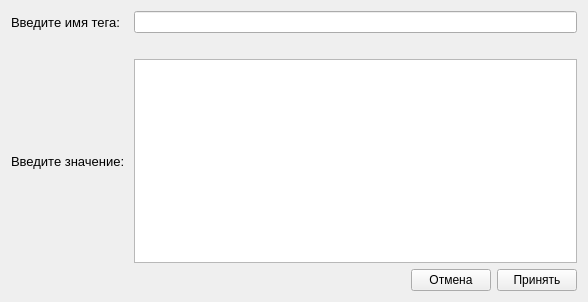
<?xml version="1.0" encoding="UTF-8"?>
<ui version="4.0">
 <class>Form_newAtr</class>
 <widget class="QWidget" name="Form_newAtr">
  <property name="geometry">
   <rect>
    <x>0</x>
    <y>0</y>
    <width>588</width>
    <height>302</height>
   </rect>
  </property>
  <property name="minimumSize">
   <size>
    <width>518</width>
    <height>173</height>
   </size>
  </property>
  <property name="maximumSize">
   <size>
    <width>588</width>
    <height>302</height>
   </size>
  </property>
  <property name="windowTitle">
   <string>Form</string>
  </property>
  <layout class="QVBoxLayout" name="verticalLayout">
   <item>
    <layout class="QGridLayout" name="gridLayout">
     <item row="0" column="0">
      <widget class="QLabel" name="label">
       <property name="font">
        <font>
         <pointsize>10</pointsize>
        </font>
       </property>
       <property name="text">
        <string>Введите имя тега: </string>
       </property>
      </widget>
     </item>
     <item row="2" column="1">
      <widget class="QTextEdit" name="textEdit_val"/>
     </item>
     <item row="0" column="1">
      <widget class="QLineEdit" name="lineEdit_tag"/>
     </item>
     <item row="2" column="0">
      <widget class="QLabel" name="label_2">
       <property name="font">
        <font>
         <pointsize>10</pointsize>
        </font>
       </property>
       <property name="text">
        <string>Введите значение: </string>
       </property>
      </widget>
     </item>
     <item row="1" column="0" colspan="2">
      <spacer name="horizontalSpacer_2">
       <property name="orientation">
        <enum>Qt::Horizontal</enum>
       </property>
       <property name="sizeHint" stdset="0">
        <size>
         <width>40</width>
         <height>20</height>
        </size>
       </property>
      </spacer>
     </item>
    </layout>
   </item>
   <item>
    <layout class="QHBoxLayout" name="horizontalLayout_3">
     <item>
      <spacer name="horizontalSpacer">
       <property name="orientation">
        <enum>Qt::Horizontal</enum>
       </property>
       <property name="sizeHint" stdset="0">
        <size>
         <width>40</width>
         <height>20</height>
        </size>
       </property>
      </spacer>
     </item>
     <item>
      <widget class="QPushButton" name="pushButton_cancel">
       <property name="text">
        <string>Отмена</string>
       </property>
      </widget>
     </item>
     <item>
      <widget class="QPushButton" name="pushButton_apply">
       <property name="text">
        <string>Принять</string>
       </property>
      </widget>
     </item>
    </layout>
   </item>
  </layout>
 </widget>
 <resources/>
 <connections/>
</ui>
